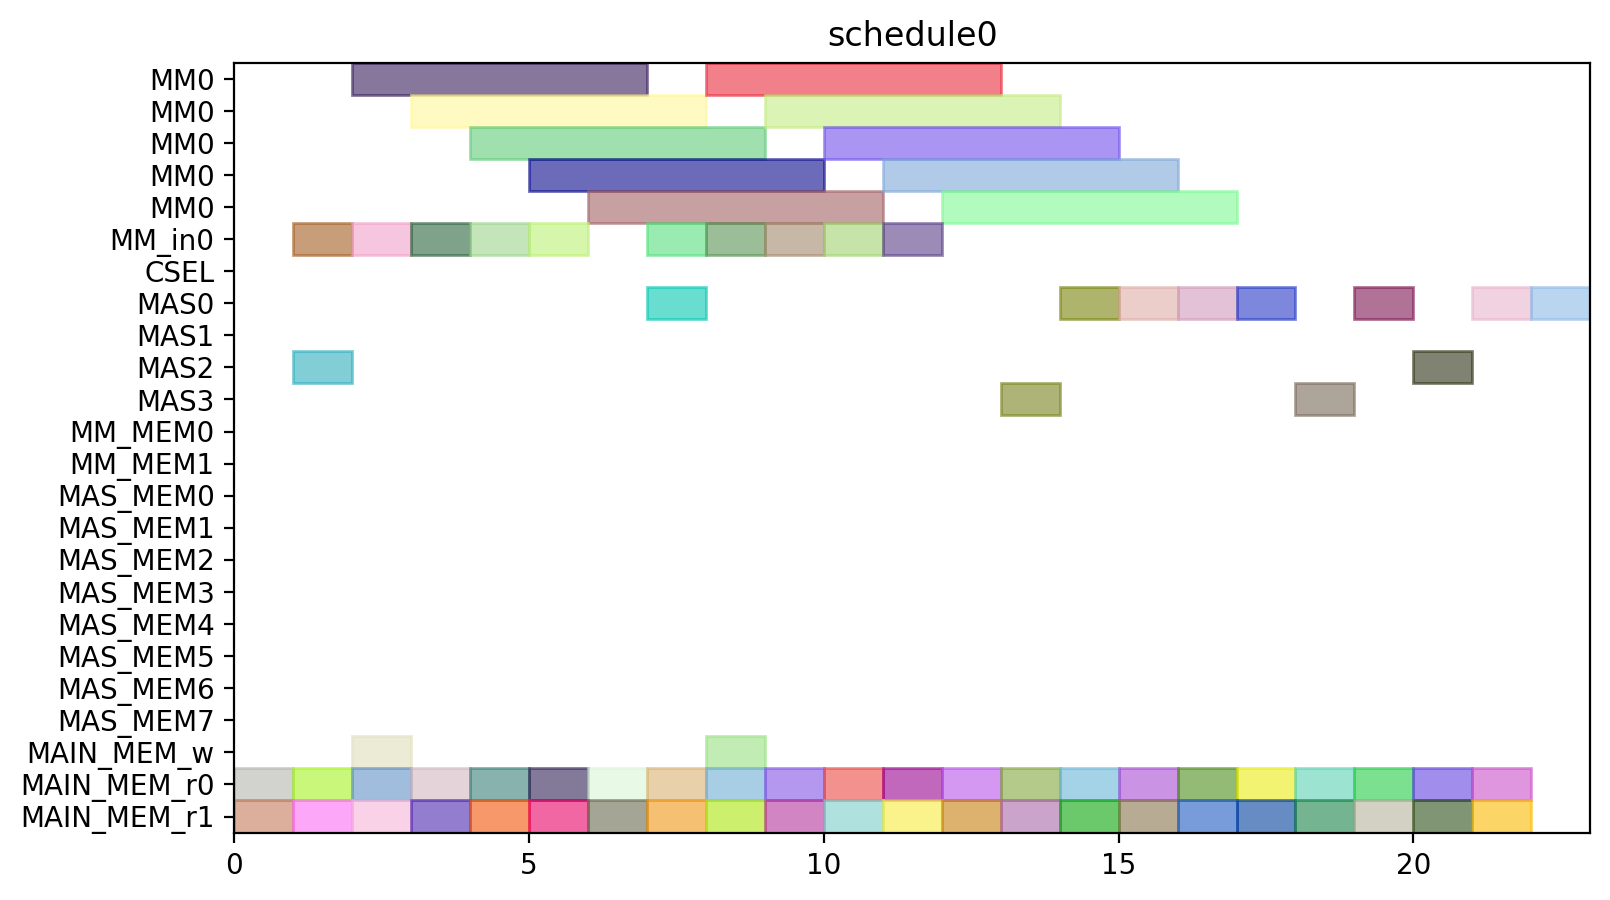

This figure's Python source:
from pyschedule import Scenario, solvers, plotters, alt


def solve():
	horizon = 120
	S = Scenario("schedule0", horizon=horizon)

	# resource
	MM = S.Resources('MM', num=1, size=5)
	MM_in = S.Resources('MM_in', num=1)
	CSEL = S.Resource('CSEL')
	MAS = S.Resources('MAS', num=4, size=1, periods=range(1, horizon))
	MM_MEM = S.Resources('MM_MEM', num=2)
	MAS_MEM = S.Resources('MAS_MEM', num=8)
	MAIN_MEM_w = S.Resource('MAIN_MEM_w', size=1)
	MAIN_MEM_r = S.Resources('MAIN_MEM_r', num=2)

	# result of previous scheduling

	# new tasks
	c10_t0 = S.Task('c10_t0', length=5, delay_cost=1)
	c10_t0 += alt(MM)
	c10_t0_in = S.Task('c10_t0_in', length=1, delay_cost=1)
	c10_t0_in += alt(MM_in)
	S += c10_t0_in*MM_in[0]<=c10_t0*MM[0]
	c10_t0_mem0 = S.Task('c10_t0_mem0', length=1, delay_cost=1)
	c10_t0_mem0 += MAIN_MEM_r[0]
	S += c10_t0_mem0 <= c10_t0

	c10_t0_mem1 = S.Task('c10_t0_mem1', length=1, delay_cost=1)
	c10_t0_mem1 += MAIN_MEM_r[1]
	S += c10_t0_mem1 <= c10_t0

	c10_t1 = S.Task('c10_t1', length=5, delay_cost=1)
	c10_t1 += alt(MM)
	c10_t1_in = S.Task('c10_t1_in', length=1, delay_cost=1)
	c10_t1_in += alt(MM_in)
	S += c10_t1_in*MM_in[0]<=c10_t1*MM[0]
	c10_t1_mem0 = S.Task('c10_t1_mem0', length=1, delay_cost=1)
	c10_t1_mem0 += MAIN_MEM_r[0]
	S += c10_t1_mem0 <= c10_t1

	c10_t1_mem1 = S.Task('c10_t1_mem1', length=1, delay_cost=1)
	c10_t1_mem1 += MAIN_MEM_r[1]
	S += c10_t1_mem1 <= c10_t1

	c10_t2 = S.Task('c10_t2', length=1, delay_cost=1)
	c10_t2 += alt(MAS)
	c10_t2_mem0 = S.Task('c10_t2_mem0', length=1, delay_cost=1)
	c10_t2_mem0 += MAIN_MEM_r[0]
	S += c10_t2_mem0 <= c10_t2

	c10_t2_mem1 = S.Task('c10_t2_mem1', length=1, delay_cost=1)
	c10_t2_mem1 += MAIN_MEM_r[1]
	S += c10_t2_mem1 <= c10_t2

	c10_t3 = S.Task('c10_t3', length=1, delay_cost=1)
	c10_t3 += alt(MAS)
	c10_t3_mem0 = S.Task('c10_t3_mem0', length=1, delay_cost=1)
	c10_t3_mem0 += MAIN_MEM_r[0]
	S += c10_t3_mem0 <= c10_t3

	c10_t3_mem1 = S.Task('c10_t3_mem1', length=1, delay_cost=1)
	c10_t3_mem1 += MAIN_MEM_r[1]
	S += c10_t3_mem1 <= c10_t3

	c20_t0 = S.Task('c20_t0', length=5, delay_cost=1)
	c20_t0 += alt(MM)
	c20_t0_in = S.Task('c20_t0_in', length=1, delay_cost=1)
	c20_t0_in += alt(MM_in)
	S += c20_t0_in*MM_in[0]<=c20_t0*MM[0]
	c20_t0_mem0 = S.Task('c20_t0_mem0', length=1, delay_cost=1)
	c20_t0_mem0 += MAIN_MEM_r[0]
	S += c20_t0_mem0 <= c20_t0

	c20_t0_mem1 = S.Task('c20_t0_mem1', length=1, delay_cost=1)
	c20_t0_mem1 += MAIN_MEM_r[1]
	S += c20_t0_mem1 <= c20_t0

	c20_t1 = S.Task('c20_t1', length=5, delay_cost=1)
	c20_t1 += alt(MM)
	c20_t1_in = S.Task('c20_t1_in', length=1, delay_cost=1)
	c20_t1_in += alt(MM_in)
	S += c20_t1_in*MM_in[0]<=c20_t1*MM[0]
	c20_t1_mem0 = S.Task('c20_t1_mem0', length=1, delay_cost=1)
	c20_t1_mem0 += MAIN_MEM_r[0]
	S += c20_t1_mem0 <= c20_t1

	c20_t1_mem1 = S.Task('c20_t1_mem1', length=1, delay_cost=1)
	c20_t1_mem1 += MAIN_MEM_r[1]
	S += c20_t1_mem1 <= c20_t1

	c20_t2 = S.Task('c20_t2', length=1, delay_cost=1)
	c20_t2 += alt(MAS)
	c20_t2_mem0 = S.Task('c20_t2_mem0', length=1, delay_cost=1)
	c20_t2_mem0 += MAIN_MEM_r[0]
	S += c20_t2_mem0 <= c20_t2

	c20_t2_mem1 = S.Task('c20_t2_mem1', length=1, delay_cost=1)
	c20_t2_mem1 += MAIN_MEM_r[1]
	S += c20_t2_mem1 <= c20_t2

	c20_t3 = S.Task('c20_t3', length=1, delay_cost=1)
	c20_t3 += alt(MAS)
	c20_t3_mem0 = S.Task('c20_t3_mem0', length=1, delay_cost=1)
	c20_t3_mem0 += MAIN_MEM_r[0]
	S += c20_t3_mem0 <= c20_t3

	c20_t3_mem1 = S.Task('c20_t3_mem1', length=1, delay_cost=1)
	c20_t3_mem1 += MAIN_MEM_r[1]
	S += c20_t3_mem1 <= c20_t3

	c01_t0 = S.Task('c01_t0', length=5, delay_cost=1)
	c01_t0 += alt(MM)
	c01_t0_in = S.Task('c01_t0_in', length=1, delay_cost=1)
	c01_t0_in += alt(MM_in)
	S += c01_t0_in*MM_in[0]<=c01_t0*MM[0]
	c01_t0_mem0 = S.Task('c01_t0_mem0', length=1, delay_cost=1)
	c01_t0_mem0 += MAIN_MEM_r[0]
	S += c01_t0_mem0 <= c01_t0

	c01_t0_mem1 = S.Task('c01_t0_mem1', length=1, delay_cost=1)
	c01_t0_mem1 += MAIN_MEM_r[1]
	S += c01_t0_mem1 <= c01_t0

	c01_t1 = S.Task('c01_t1', length=5, delay_cost=1)
	c01_t1 += alt(MM)
	c01_t1_in = S.Task('c01_t1_in', length=1, delay_cost=1)
	c01_t1_in += alt(MM_in)
	S += c01_t1_in*MM_in[0]<=c01_t1*MM[0]
	c01_t1_mem0 = S.Task('c01_t1_mem0', length=1, delay_cost=1)
	c01_t1_mem0 += MAIN_MEM_r[0]
	S += c01_t1_mem0 <= c01_t1

	c01_t1_mem1 = S.Task('c01_t1_mem1', length=1, delay_cost=1)
	c01_t1_mem1 += MAIN_MEM_r[1]
	S += c01_t1_mem1 <= c01_t1

	c01_t2 = S.Task('c01_t2', length=1, delay_cost=1)
	c01_t2 += alt(MAS)
	c01_t2_mem0 = S.Task('c01_t2_mem0', length=1, delay_cost=1)
	c01_t2_mem0 += MAIN_MEM_r[0]
	S += c01_t2_mem0 <= c01_t2

	c01_t2_mem1 = S.Task('c01_t2_mem1', length=1, delay_cost=1)
	c01_t2_mem1 += MAIN_MEM_r[1]
	S += c01_t2_mem1 <= c01_t2

	c01_t3 = S.Task('c01_t3', length=1, delay_cost=1)
	c01_t3 += alt(MAS)
	c01_t3_mem0 = S.Task('c01_t3_mem0', length=1, delay_cost=1)
	c01_t3_mem0 += MAIN_MEM_r[0]
	S += c01_t3_mem0 <= c01_t3

	c01_t3_mem1 = S.Task('c01_t3_mem1', length=1, delay_cost=1)
	c01_t3_mem1 += MAIN_MEM_r[1]
	S += c01_t3_mem1 <= c01_t3

	c11_t0 = S.Task('c11_t0', length=5, delay_cost=1)
	c11_t0 += alt(MM)
	c11_t0_in = S.Task('c11_t0_in', length=1, delay_cost=1)
	c11_t0_in += alt(MM_in)
	S += c11_t0_in*MM_in[0]<=c11_t0*MM[0]
	c11_t0_mem0 = S.Task('c11_t0_mem0', length=1, delay_cost=1)
	c11_t0_mem0 += MAIN_MEM_r[0]
	S += c11_t0_mem0 <= c11_t0

	c11_t0_mem1 = S.Task('c11_t0_mem1', length=1, delay_cost=1)
	c11_t0_mem1 += MAIN_MEM_r[1]
	S += c11_t0_mem1 <= c11_t0

	c11_t1 = S.Task('c11_t1', length=5, delay_cost=1)
	c11_t1 += alt(MM)
	c11_t1_in = S.Task('c11_t1_in', length=1, delay_cost=1)
	c11_t1_in += alt(MM_in)
	S += c11_t1_in*MM_in[0]<=c11_t1*MM[0]
	c11_t1_mem0 = S.Task('c11_t1_mem0', length=1, delay_cost=1)
	c11_t1_mem0 += MAIN_MEM_r[0]
	S += c11_t1_mem0 <= c11_t1

	c11_t1_mem1 = S.Task('c11_t1_mem1', length=1, delay_cost=1)
	c11_t1_mem1 += MAIN_MEM_r[1]
	S += c11_t1_mem1 <= c11_t1

	c11_t2 = S.Task('c11_t2', length=1, delay_cost=1)
	c11_t2 += alt(MAS)
	c11_t2_mem0 = S.Task('c11_t2_mem0', length=1, delay_cost=1)
	c11_t2_mem0 += MAIN_MEM_r[0]
	S += c11_t2_mem0 <= c11_t2

	c11_t2_mem1 = S.Task('c11_t2_mem1', length=1, delay_cost=1)
	c11_t2_mem1 += MAIN_MEM_r[1]
	S += c11_t2_mem1 <= c11_t2

	c11_t3 = S.Task('c11_t3', length=1, delay_cost=1)
	c11_t3 += alt(MAS)
	c11_t3_mem0 = S.Task('c11_t3_mem0', length=1, delay_cost=1)
	c11_t3_mem0 += MAIN_MEM_r[0]
	S += c11_t3_mem0 <= c11_t3

	c11_t3_mem1 = S.Task('c11_t3_mem1', length=1, delay_cost=1)
	c11_t3_mem1 += MAIN_MEM_r[1]
	S += c11_t3_mem1 <= c11_t3

	c21_t0 = S.Task('c21_t0', length=5, delay_cost=1)
	c21_t0 += alt(MM)
	c21_t0_in = S.Task('c21_t0_in', length=1, delay_cost=1)
	c21_t0_in += alt(MM_in)
	S += c21_t0_in*MM_in[0]<=c21_t0*MM[0]
	c21_t0_mem0 = S.Task('c21_t0_mem0', length=1, delay_cost=1)
	c21_t0_mem0 += MAIN_MEM_r[0]
	S += c21_t0_mem0 <= c21_t0

	c21_t0_mem1 = S.Task('c21_t0_mem1', length=1, delay_cost=1)
	c21_t0_mem1 += MAIN_MEM_r[1]
	S += c21_t0_mem1 <= c21_t0

	c21_t1 = S.Task('c21_t1', length=5, delay_cost=1)
	c21_t1 += alt(MM)
	c21_t1_in = S.Task('c21_t1_in', length=1, delay_cost=1)
	c21_t1_in += alt(MM_in)
	S += c21_t1_in*MM_in[0]<=c21_t1*MM[0]
	c21_t1_mem0 = S.Task('c21_t1_mem0', length=1, delay_cost=1)
	c21_t1_mem0 += MAIN_MEM_r[0]
	S += c21_t1_mem0 <= c21_t1

	c21_t1_mem1 = S.Task('c21_t1_mem1', length=1, delay_cost=1)
	c21_t1_mem1 += MAIN_MEM_r[1]
	S += c21_t1_mem1 <= c21_t1

	c21_t2 = S.Task('c21_t2', length=1, delay_cost=1)
	c21_t2 += alt(MAS)
	c21_t2_mem0 = S.Task('c21_t2_mem0', length=1, delay_cost=1)
	c21_t2_mem0 += MAIN_MEM_r[0]
	S += c21_t2_mem0 <= c21_t2

	c21_t2_mem1 = S.Task('c21_t2_mem1', length=1, delay_cost=1)
	c21_t2_mem1 += MAIN_MEM_r[1]
	S += c21_t2_mem1 <= c21_t2

	c21_t3 = S.Task('c21_t3', length=1, delay_cost=1)
	c21_t3 += alt(MAS)
	c21_t3_mem0 = S.Task('c21_t3_mem0', length=1, delay_cost=1)
	c21_t3_mem0 += MAIN_MEM_r[0]
	S += c21_t3_mem0 <= c21_t3

	c21_t3_mem1 = S.Task('c21_t3_mem1', length=1, delay_cost=1)
	c21_t3_mem1 += MAIN_MEM_r[1]
	S += c21_t3_mem1 <= c21_t3

	c000 = S.Task('c000', length=1, delay_cost=1)
	c000 += alt(MAS)
	S += 0<c000

	c000_w = S.Task('c000_w', length=1, delay_cost=1)
	c000_w += alt(MAIN_MEM_w)
	S += c000 <= c000_w

	c000_mem0 = S.Task('c000_mem0', length=1, delay_cost=1)
	c000_mem0 += MAIN_MEM_r[0]
	S += c000_mem0 <= c000

	c000_mem1 = S.Task('c000_mem1', length=1, delay_cost=1)
	c000_mem1 += MAIN_MEM_r[1]
	S += c000_mem1 <= c000

	c001 = S.Task('c001', length=1, delay_cost=1)
	c001 += alt(MAS)
	S += 0<c001

	c001_w = S.Task('c001_w', length=1, delay_cost=1)
	c001_w += alt(MAIN_MEM_w)
	S += c001 <= c001_w

	c001_mem0 = S.Task('c001_mem0', length=1, delay_cost=1)
	c001_mem0 += MAIN_MEM_r[0]
	S += c001_mem0 <= c001

	c001_mem1 = S.Task('c001_mem1', length=1, delay_cost=1)
	c001_mem1 += MAIN_MEM_r[1]
	S += c001_mem1 <= c001

	solvers.mip.solve(S,msg=1,kind='CPLEX',ratio_gap=1.01)

	solution = [['hoge']*len(S.solution()[1]) for i in range(len(S.solution()))]
	for i in range(len(S.solution())):
		for j in range(len(S.solution()[i])):
			solution[i][j]=str(S.solution()[i][j])
	print(solution)

	cycles = int(solution[-1][3])

	pic_file_name = "/home/mfukuda/ABE/multiRAM_multiMAS_16mux/scheduling_result/stage5MM1_stage1MAS4/FROB/schedule0.png"
	if(S.solution() != []):
		plotters.matplotlib.plot(S,img_filename=pic_file_name, show_task_labels=False, fig_size=(cycles*0.25+3, 5))

	return solution
